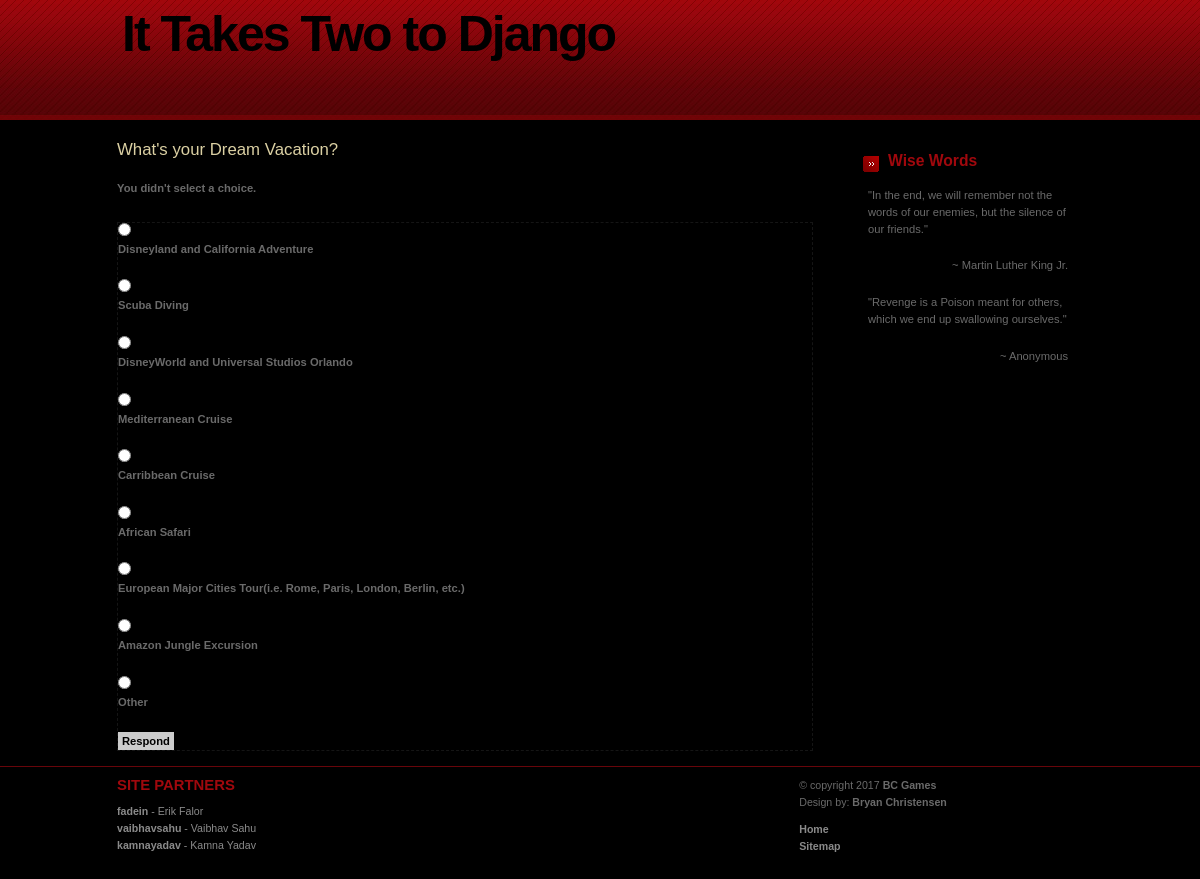
/polls/3/vote/, run on the app's committed database.
### polls/models.py (models this page shows, shortened)
class Question(models.Model):
  question_text = models.CharField(max_length=200)
  pub_date = models.DateTimeField('date published')
  def was_published_recently(self):
    now = timezone.now()
    return now - datetime.timedelta(days=1) <= self.pub_date <= now
  was_published_recently.admin_order_field = 'pub_date'
  was_published_recently.boolean = True
  was_published_recently.short_description = 'Published recently?'

class Choice(models.Model):
  question = models.ForeignKey(Question, on_delete=models.CASCADE)
  choice_text = models.CharField(max_length=200)
  votes = models.IntegerField(default=0)

### polls/views.py (the view)
# urls.py: url(r'^(?P<question_id>[0-9]+)/vote/$', views.vote, name='vote'),
def vote(request, question_id):
  question = get_object_or_404(Question, pk=question_id)
  try:
    selected_choice = question.choice_set.get(pk=request.POST['choice'])
  except (KeyError, Choice.DoesNotExist):
    return render(request, 'polls/detail.html', { 'question': question, 'error_message': "You didn't select a choice.",})
  else:
    selected_choice.votes += 1
    selected_choice.save()
  return HttpResponseRedirect(reverse('polls:results', args=(question.id,)))

### polls/templates/polls/detail.html (shortened to what this page needs)
{% load staticfiles %}
<link rel="stylesheet" type="text/css" href="{% static 'polls/style.css' %}" />
<div id="header"><div id="header-content">
    <h1 id="logo">It Takes Two to Django</h1>
</div></div>
<div id="content-wrap"><div id="content">
    <div id="sidebar">
        <div class="sidebox">
				<h1>Wise Words</h1>
				<p>&quot;In the end, we will remember not the words of our enemies, but the silence of our friends.&quot;</p>
                <p class="align-right">~ Martin Luther King Jr.</p>
				<p>&quot;Revenge is a Poison meant for others, which we end up swallowing ourselves.&quot;</p>
				<p class="align-right">~ Anonymous</p>
			</div>
    </div>
    <div id="main">
        <h1>{{ question.question_text }}</h1>
        {% if error_message %}<p><strong>{{ error_message }}</strong></p>{% endif %}
        <form action="{% url 'polls:vote' question.id %}" method="post">
        {% for choice in question.choice_set.all %}
            <input type="radio" name="choice" id="choice{{ forloop.counter }}" value="{{choice.id }}" />
            <label for="choice{{ forloop.counter }}">{{ choice.choice_text }}</label><br />
        {% endfor %}
            <input class="button" type="submit" value="Respond" />
        </form>
    </div>
</div></div>
<div id="footer"><div id="footer-content">
    <div class="col float-left">
        <h2>Site Partners</h2>
			<ul>
				<li><a href="https://c9.io/fadein/"><strong>fadein</strong> - Erik Falor</a></li>
				<li><a href="https://c9.io/vaibhavsahu/"><strong>vaibhavsahu</strong> - Vaibhav Sahu</a></li>
				<li><a href="https://c9.io/kamnayadav/"><strong>kamnayadav</strong> - Kamna Yadav</a></li>
			</ul>
    </div>
    <div class="col2 float-right">
			<p>
			&copy; copyright 2017 <strong>BC Games</strong><br />
			Design by: <strong>Bryan Christensen</strong>&nbsp; &nbsp;
			<ul>
				<li><a href="{% url 'polls:index' %}"><strong>Home</strong></a></li>
				<li><a href="{% url 'polls:index' %}"><strong>Sitemap</strong></a></li>
			</ul>
		</div>
</div></div>

### polls/static/polls/style.css (style rules this page uses)
* { padding: 0; margin: 0; }
a { color: #F88F26; background-color: inherit; text-decoration: none }
h1, h2, h3 { font: bold 1.3em 'Trebuchet MS', Arial, Sans-serif; color: #A0080D; }
h1 { font-size: 1.6em; }
h2 { font-size: 1.4em; text-transform:uppercase; }
#main h1 { font: normal 1.5em 'Trebuchet MS', Arial, Sans-serif; color: #DBD0A3; }
#sidebar h1 { font: bold 1.4em 'Trebuchet MS', Arial, Sans-serif; background: #000 url(arrow.gif) no-repeat 10px .7em; padding: 7px 0 7px 35px; color: #A0080D; }
p, h1, h2, h3 { margin: 0; padding: 10px 15px; }
ul, ol { margin: 10px 30px; padding: 0 15px; color: #F88F26; }
form { margin: 15px; padding: 0; background: #000; border: 1px dashed #151515; }
label { display:block; font-weight:bold; margin:5px 0; }
input { padding: 2px; border: 1px solid #CCC; font: normal 1em Verdana, sans-serif; color:#000; background: #CCC; }
input.button { margin: 0; font: bold 1em Tahoma, Sans-serif; border: 1px solid #CCC; padding: 2px 3px; color: #000; background: #CCC; }
#header-content, #footer-content, #content { width: 83%; }
#header { background: #444 url(headerbg.jpg) repeat-x 0 0; height: 120px; text-align: left; }
#header-content { position: relative; margin: 0 auto; padding: 0; }
#header-content #logo { position: absolute; font: bold 50px Verdana, 'Trebuchet Ms', Sans-serif; letter-spacing: -2px; color: #000; margin: 0; padding: 0; top: 5px; left: 20px; }
#content-wrap { clear: both; float: left; background: #000; width: 100%; }
#content { text-align: left; padding: 0; margin: 0 auto; }
#sidebar { float: right; width: 260px; margin: 10px 0; padding: 0; }
#sidebar .sidebox { background: #000; margin: 5px 15px 10px 15px; }
#main { margin: 10px 0; padding: 0 270px 0 0; }
#footer { clear: both; margin: 0; padding: 0; border-top: 1px solid #68050A; font-size: 95%; text-align: left; }
#footer h2, #footer p { padding-left: 0; }
#footer-content { margin: 0 auto; }
#footer-content a { text-decoration: none; color: #8A8A8A; }
#footer-content ul { list-style: none; margin: 0; padding: 0; }
#footer-content .col { width: 32%; padding: 0 5px 30px 15px; }
#footer-content .col2 { width: 30%; padding: 0 0 30px 0; }
.float-left { float: left; }
.float-right { float: right; }
.align-right { text-align: right; }

### data on the page
Question: question_text "What's your Dream Vacation?"
Choice: choice_text "Disneyland and California Adventure"
Choice: choice_text "Scuba Diving"
Choice: choice_text "DisneyWorld and Universal Studios Orlando"
Choice: choice_text "Mediterranean Cruise"
Choice: choice_text "Carribbean Cruise"
Choice: choice_text "African Safari"
Choice: choice_text "European Major Cities Tour(i.e. Rome, Paris, London, Berlin, etc.)"
Choice: choice_text "Amazon Jungle Excursion"
Choice: choice_text "Other"

### other printed values
{{ error_message }} "You didn't select a choice."
